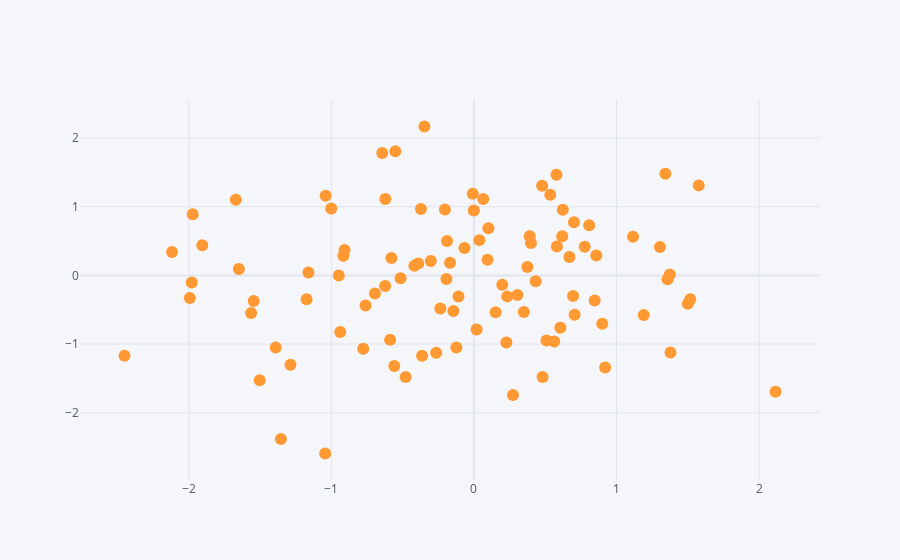

Notebook code cell kept with this figure:
### Code cell
dataframe.iplot(kind="scatter", x="a", y="b", mode="markers")
